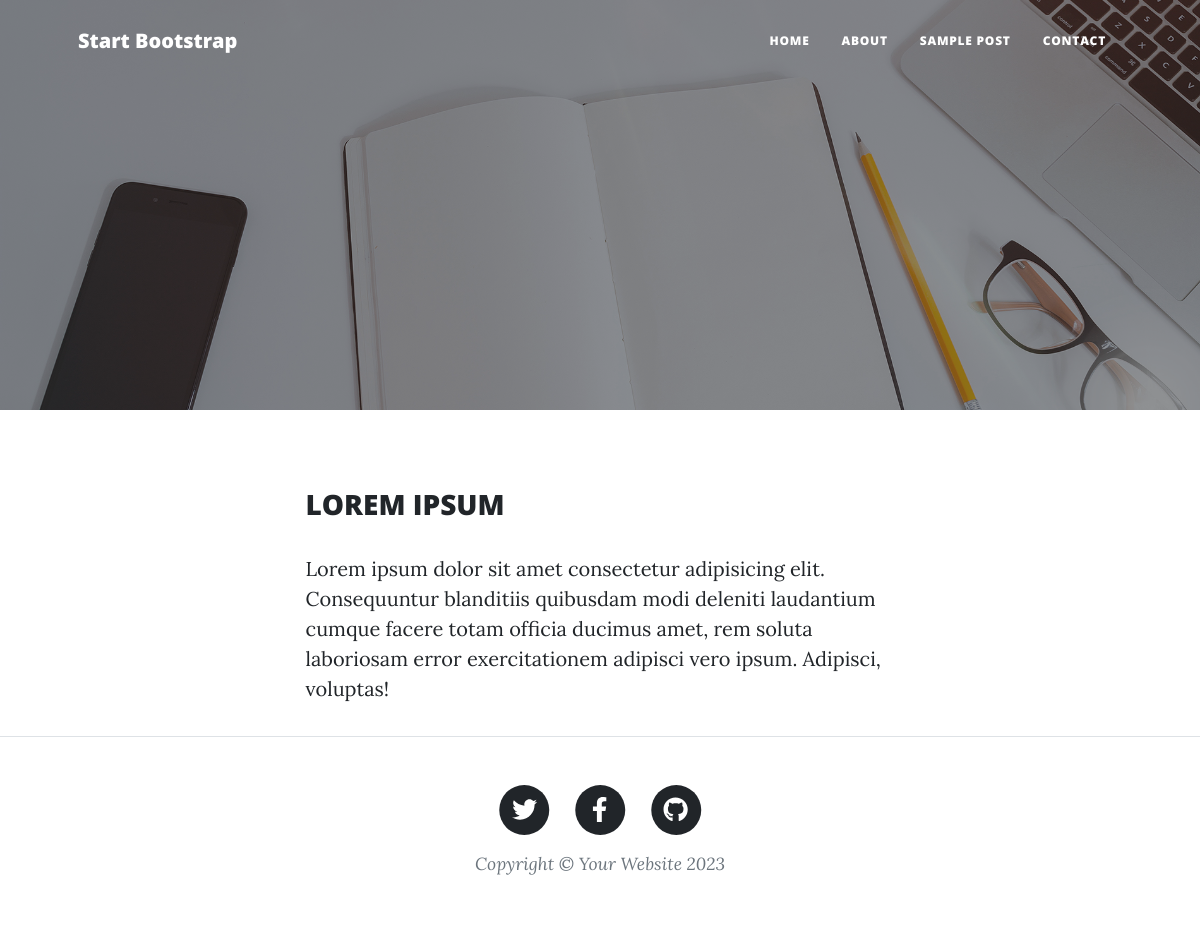
/post/1, run on the app's committed database.
### tables this page shows
CREATE TABLE blogs (id INTEGER PRIMARY KEY AUTOINCREMENT, title TEXT, content TEXT, created_on TEXT, updated_on TEXT);

### flaskblog.py (the view)
@app.route('/post/<int:id>')
def detay(id):
    conn = sqlite3.connect('blog.db')
    cursor = conn.cursor()
    cursor.execute('SELECT id, title, content FROM blogs WHERE id = ?', (id,))
    result = cursor.fetchone()
    posts_data = ({"id": result[0], "title": result[1], "content": result[2]})
    conn.close()
    return render_template('postdetay.html', post=posts_data)

### templates/postdetay.html
{% extends "base.html" %}
{% block content %}
    <h3>{{post.title}}</h3>
    <p>{{post.content}}</p>
{% endblock %}

### data on the page
blogs: title "LOREM IPSUM", content "Lorem ipsum dolor sit amet consectetur adipisicing elit. Consequuntur blanditiis quibusdam modi deleniti laudantium cumque facere totam officia ducimus amet, rem soluta laboriosam error exercitationem adipisci vero ipsum. Adipisci, voluptas!"
